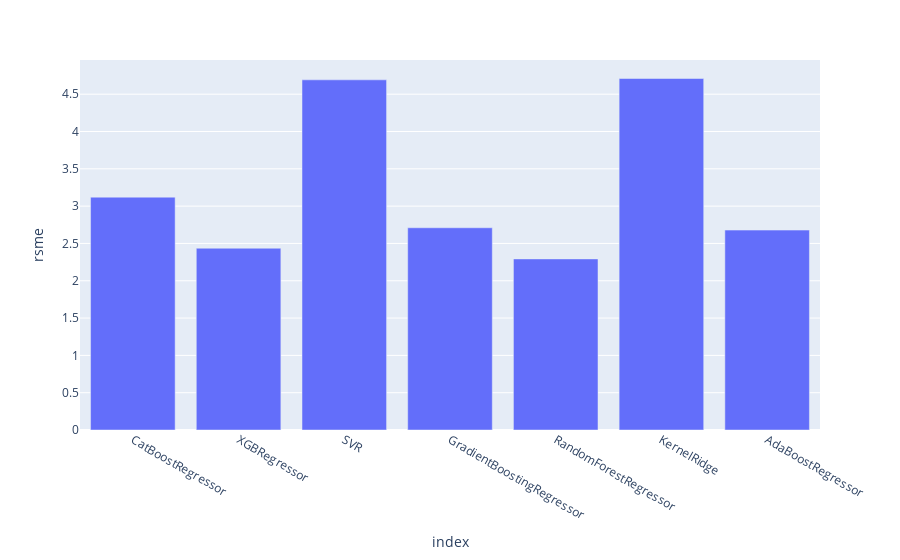

Notebook cell for this chart:
### Code cell
px.bar(df, x=df.index, y='rsme')

### Figure 1 — Plotly figure (JSON) as saved in the notebook; plotly's stock layout.template omitted (floating-point values rounded to 4 significant figures)
{"data": [{"alignmentgroup": "True", "hovertemplate": "index=%{x}<br>rsme=%{y}<extra></extra>", "legendgroup": "", "marker": {"color": "#636efa", "pattern": {"shape": ""}}, "name": "", "offsetgroup": "", "orientation": "v", "showlegend": false, "textposition": "auto", "type": "bar", "x": ["CatBoostRegressor", "XGBRegressor", "SVR", "GradientBoostingRegressor", "RandomForestRegressor", "KernelRidge", "AdaBoostRegressor"], "xaxis": "x", "y": [3.12, 2.436, 4.692, 2.71, 2.293, 4.71, 2.679], "yaxis": "y"}], "layout": {"barmode": "relative", "legend": {"tracegroupgap": 0}, "margin": {"t": 60}, "xaxis": {"anchor": "y", "domain": [0, 1], "title": {"text": "index"}}, "yaxis": {"anchor": "x", "domain": [0, 1], "title": {"text": "rsme"}}}}
